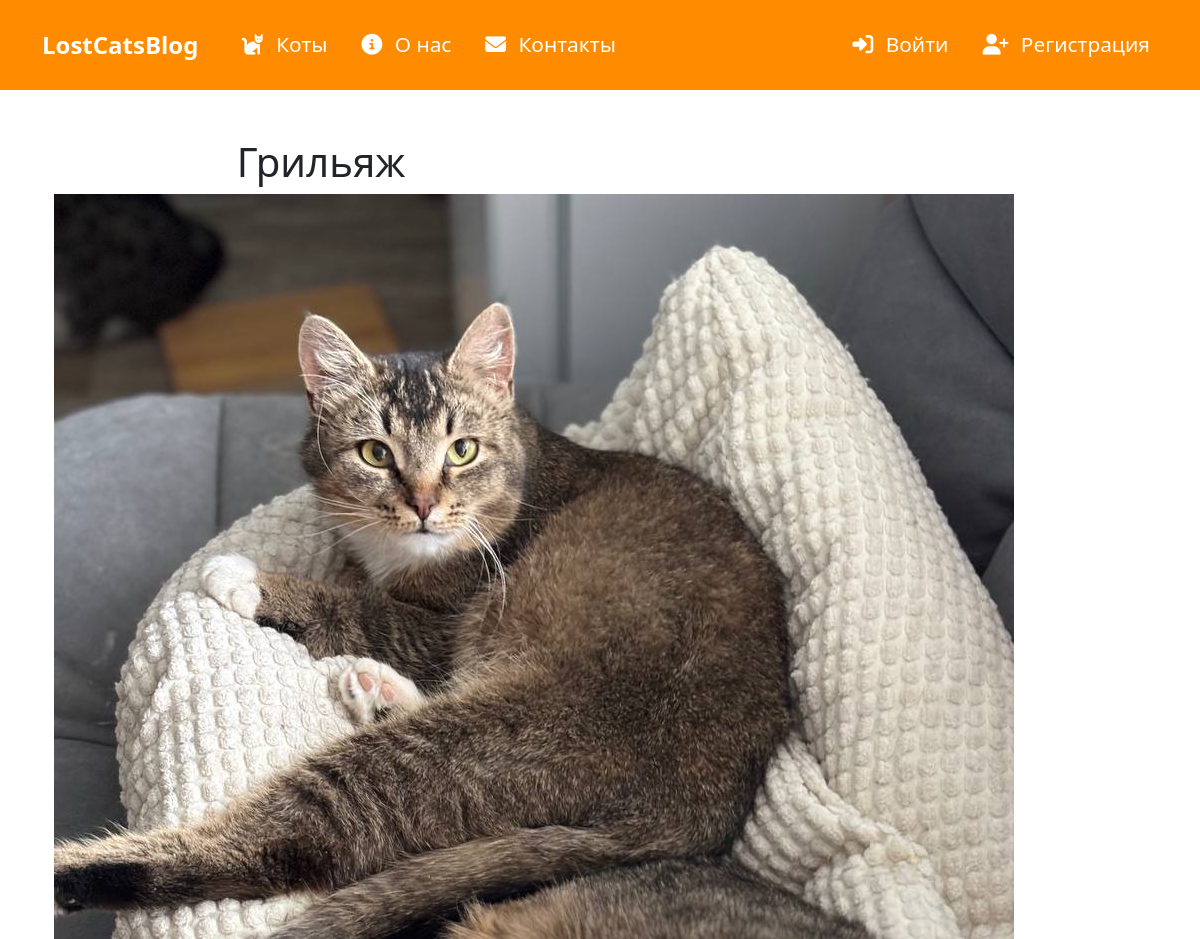
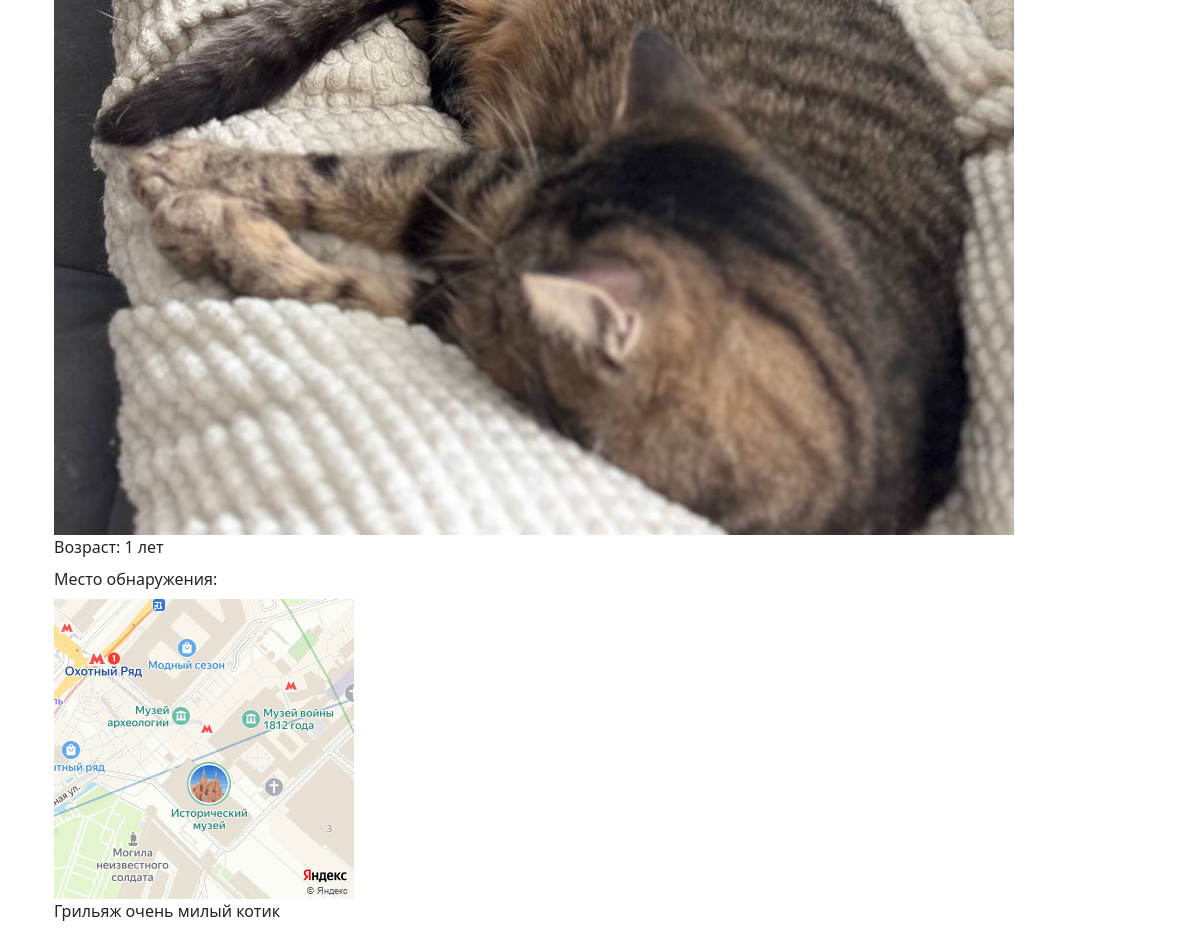
/get_cat_home/1, run on the app's committed database (2 pictures, top to bottom).
### models.py (models this page shows, shortened)
class Cat(db.Model):  # Replace Cat with your actual model
        id = db.Column(db.Integer, primary_key=True)
        name = db.Column(db.String(80), nullable=False)
        age = db.Column(db.Integer)
        description = db.Column(db.String(80), nullable=False)
        image_url = db.Column(db.String(80), nullable=False)
        address = db.Column(db.String(80), nullable=False)
        address_img_url = db.Column(db.String(80), nullable=False)

### app.py (the view)
@app.route('/get_cat_home/<int:cat_id>')
def get_cat_home(cat_id):
    cat = Cat.query.get_or_404(cat_id)
    print(cat.address_img_url)
    return render_template('get_cat_home.html', cat=cat)

### templates/get_cat_home.html
{% extends "navigation.html" %}
{% block content %}
<div class="container mt-5">
    <div class="row">
        <div class="col-md-6">
            <div class="cat-info">
                <h1 class="cat-name">{{ cat.name }}</h1>
                <img src="{{ cat.image_url }}" alt="Кот" class="address-image">
                <p class="cat-details mb-2">Возраст: {{ cat.age }} лет</p>
                <p class="cat-details mb-2">Место обнаружения:</p>
                <img src="{{ cat.address_img_url }}" alt="Место, где нашли кота" class="address-image">
                <p class="cat-description">{{ cat.description }}</p>
            </div>
        </div>
    </div>
</div>
{% endblock %}

### static/css/style.css (style rules this page uses)
body, html { margin: 0; padding: 0; height: 100%; overflow-x: hidden; }
h1 { margin: 10px auto; display: flex; justify-content: center; color: #473124; }

### data on the page
Cat: name "Грильяж", image_url (picture), age "1", description "Грильяж очень милый котик"
